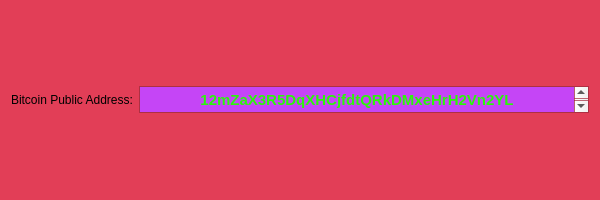
<?xml version="1.0" encoding="UTF-8"?>
<ui version="4.0">
 <class>Dialog</class>
 <widget class="QDialog" name="Dialog">
  <property name="geometry">
   <rect>
    <x>0</x>
    <y>0</y>
    <width>600</width>
    <height>200</height>
   </rect>
  </property>
  <property name="maximumSize">
   <size>
    <width>600</width>
    <height>200</height>
   </size>
  </property>
  <property name="palette">
   <palette>
    <active>
     <colorrole role="Base">
      <brush brushstyle="SolidPattern">
       <color alpha="255">
        <red>197</red>
        <green>69</green>
        <blue>246</blue>
       </color>
      </brush>
     </colorrole>
     <colorrole role="Window">
      <brush brushstyle="SolidPattern">
       <color alpha="255">
        <red>226</red>
        <green>62</green>
        <blue>87</blue>
       </color>
      </brush>
     </colorrole>
    </active>
    <inactive>
     <colorrole role="Base">
      <brush brushstyle="SolidPattern">
       <color alpha="255">
        <red>197</red>
        <green>69</green>
        <blue>246</blue>
       </color>
      </brush>
     </colorrole>
     <colorrole role="Window">
      <brush brushstyle="SolidPattern">
       <color alpha="255">
        <red>226</red>
        <green>62</green>
        <blue>87</blue>
       </color>
      </brush>
     </colorrole>
    </inactive>
    <disabled>
     <colorrole role="Base">
      <brush brushstyle="SolidPattern">
       <color alpha="255">
        <red>226</red>
        <green>62</green>
        <blue>87</blue>
       </color>
      </brush>
     </colorrole>
     <colorrole role="Window">
      <brush brushstyle="SolidPattern">
       <color alpha="255">
        <red>226</red>
        <green>62</green>
        <blue>87</blue>
       </color>
      </brush>
     </colorrole>
    </disabled>
   </palette>
  </property>
  <property name="windowTitle">
   <string>Buy me a coffee ;)</string>
  </property>
  <layout class="QHBoxLayout" name="horizontalLayout">
   <item>
    <widget class="QLabel" name="label">
     <property name="text">
      <string>Bitcoin Public Address:</string>
     </property>
    </widget>
   </item>
   <item>
    <widget class="QTextBrowser" name="textBrowser">
     <property name="maximumSize">
      <size>
       <width>16777215</width>
       <height>27</height>
      </size>
     </property>
     <property name="palette">
      <palette>
       <active>
        <colorrole role="Text">
         <brush brushstyle="SolidPattern">
          <color alpha="255">
           <red>43</red>
           <green>247</green>
           <blue>10</blue>
          </color>
         </brush>
        </colorrole>
        <colorrole role="PlaceholderText">
         <brush brushstyle="SolidPattern">
          <color alpha="128">
           <red>138</red>
           <green>226</green>
           <blue>52</blue>
          </color>
         </brush>
        </colorrole>
       </active>
       <inactive>
        <colorrole role="Text">
         <brush brushstyle="SolidPattern">
          <color alpha="255">
           <red>43</red>
           <green>247</green>
           <blue>10</blue>
          </color>
         </brush>
        </colorrole>
        <colorrole role="PlaceholderText">
         <brush brushstyle="SolidPattern">
          <color alpha="128">
           <red>138</red>
           <green>226</green>
           <blue>52</blue>
          </color>
         </brush>
        </colorrole>
       </inactive>
       <disabled>
        <colorrole role="Text">
         <brush brushstyle="SolidPattern">
          <color alpha="255">
           <red>190</red>
           <green>190</green>
           <blue>190</blue>
          </color>
         </brush>
        </colorrole>
        <colorrole role="PlaceholderText">
         <brush brushstyle="SolidPattern">
          <color alpha="128">
           <red>0</red>
           <green>0</green>
           <blue>0</blue>
          </color>
         </brush>
        </colorrole>
       </disabled>
      </palette>
     </property>
     <property name="html">
      <string>&lt;!DOCTYPE HTML PUBLIC &quot;-//W3C//DTD HTML 4.0//EN&quot; &quot;http://www.w3.org/TR/REC-html40/strict.dtd&quot;&gt;
&lt;html&gt;&lt;head&gt;&lt;meta name=&quot;qrichtext&quot; content=&quot;1&quot; /&gt;&lt;style type=&quot;text/css&quot;&gt;
p, li { white-space: pre-wrap; }
&lt;/style&gt;&lt;/head&gt;&lt;body style=&quot; font-family:'Ubuntu'; font-size:11pt; font-weight:400; font-style:normal;&quot;&gt;
&lt;p align=&quot;center&quot; style=&quot; margin-top:0px; margin-bottom:0px; margin-left:0px; margin-right:0px; -qt-block-indent:0; text-indent:0px;&quot;&gt;&lt;span style=&quot; font-weight:600;&quot;&gt;12mZaX3R5DqXHCjfdtQRkDMxeHrH2Vn2YL&lt;/span&gt;&lt;/p&gt;&lt;/body&gt;&lt;/html&gt;</string>
     </property>
    </widget>
   </item>
  </layout>
 </widget>
 <resources/>
 <connections/>
</ui>
